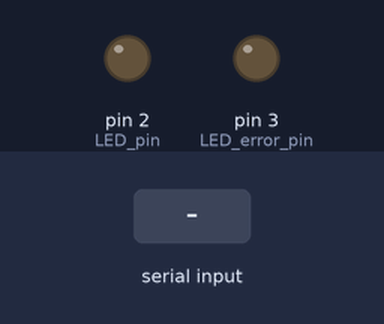
Simulated run of this sketch. Board: Arduino Uno, built with avr-gcc and run on an emulated ATmega328P. Shown: output pins drawn as LEDs (lit = HIGH). The inputs (shaded band) are chosen by the test bench.

Above: at 1.2 s.
1.3 s: "ON" received over Serial
At 3.0 s:
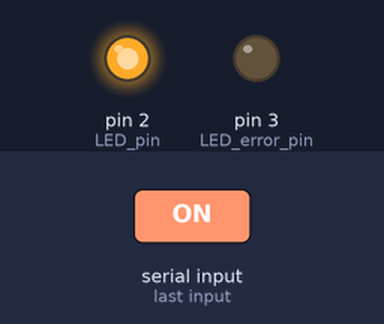
3.8 s: "1" received over Serial
At 5.2 s:
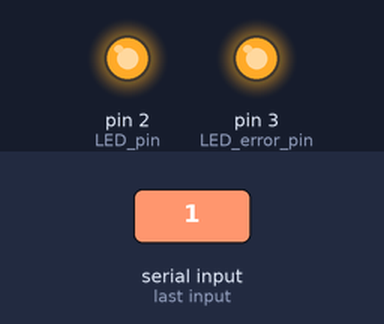
6.8 s: "OFF" received over Serial
At 8.4 s:
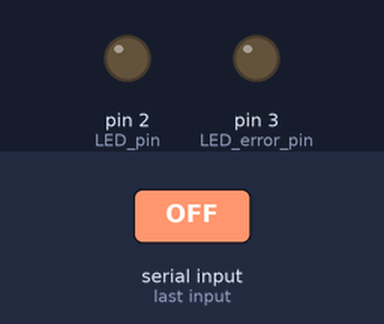
9.3 s: "0" received over Serial
At 10.6 s:
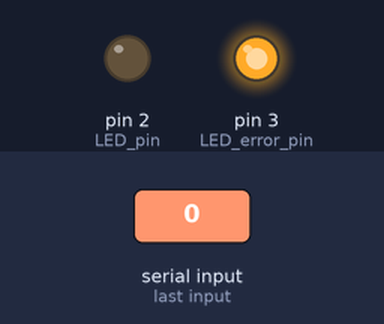
Timing chart, 0 to 12.3 s (numbered marks = the images above; inputs shaded):
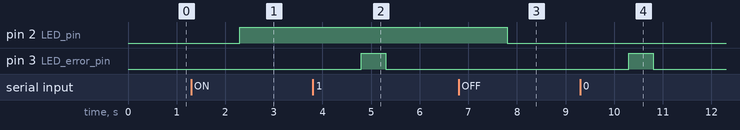

The sketch:

LED_serial_communication.ino
```cpp
#define LED_pin 2
#define LED_error_pin 3

void setup() {
  // put your setup code here, to run once:
  Serial.begin(9600);
  pinMode(LED_pin, OUTPUT);
  pinMode(LED_error_pin, OUTPUT);

}

void loop() {
  // put your main code here, to run repeatedly:
  if(Serial.available() > 0){
    String message = Serial.readString();

    if(message == "ON"){
      digitalWrite(LED_pin, HIGH);
    }

    else if(message == "OFF"){
      digitalWrite(LED_pin, LOW);
    }

    else{
      digitalWrite(LED_error_pin, HIGH);
      delay(500);
      digitalWrite(LED_error_pin, LOW);
    }
  }
}
```

Measured:
- after the input at 1.3 s, pin 2 (LED_pin): LOW → HIGH after 1.0 s
- after the input at 3.8 s, pin 3 (LED_error_pin): LOW → HIGH after 1.0 s, → LOW 0.50 s later
- after the input at 6.8 s, pin 2 (LED_pin): HIGH → LOW after 1.0 s
- after the input at 9.3 s, pin 3 (LED_error_pin): LOW → HIGH after 1.0 s, → LOW 0.50 s later
